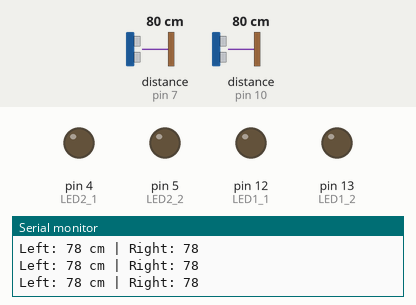
This sketch was run on a simulated Arduino Uno, built with avr-gcc and run on an emulated ATmega328P. Shown: output pins drawn as LEDs (lit = HIGH), the last lines printed to the serial monitor. Wiring (inferred from the names in the program): 2 × ultrasonic range finder: trigger pin 8, echo pin 7 / trigger pin 9, echo pin 10. The inputs (shaded band) are chosen by the test bench; at power-on: distance to the obstacle (sensors on pin 7, pin 10) 80 cm. The echo pulse lasts 58.3 µs per cm; pins used as bus, display or sensor lines are not drawn.

Above: at 1.2 s.
1.3 s: distance to the obstacle (sensor on pin 7) set to 34 cm
2.8 s: distance to the obstacle (sensor on pin 7) set to 30 cm
At 3.5 s:
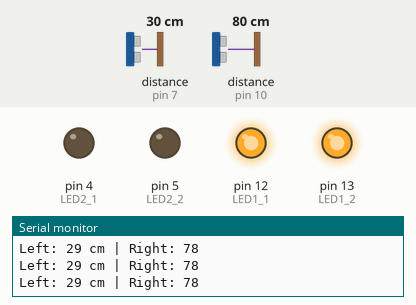
4.4 s: distance to the obstacle (sensor on pin 10) set to 35 cm
5.9 s: distance to the obstacle (sensor on pin 10) set to 29 cm
At 7.0 s:
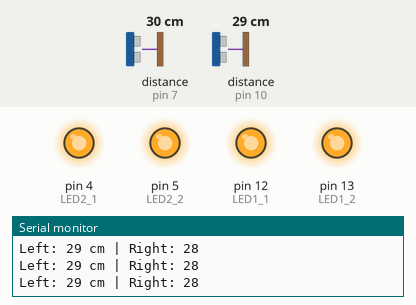
7.5 s: distance to the obstacle (sensor on pin 7) set to 35 cm
At 8.4 s:
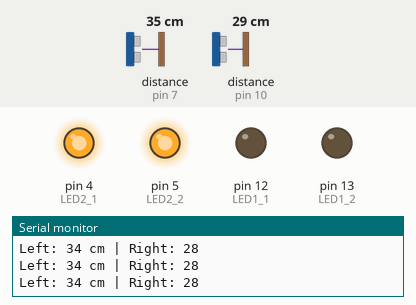
9.1 s: distance to the obstacle (sensor on pin 7) set to 2 cm
At 9.5 s:
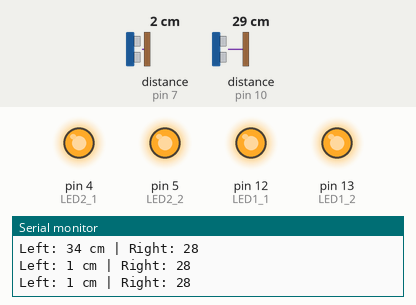
Timing chart, 0 to 11.6 s (numbered marks = the images above; inputs shaded):
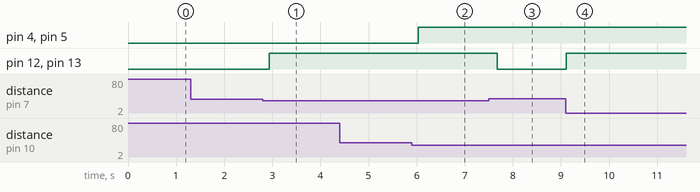

The sketch:

accident_prevention.ino
```cpp
// Sensor 1 (Left Side)
#define TRIG1 8
#define ECHO1 7
#define LED1_1 12
#define LED1_2 13

// Sensor 2 (Right Side)
#define TRIG2 9
#define ECHO2 10
#define LED2_1 4
#define LED2_2 5

// Obstacle distance threshold (in cm)
#define THRESHOLD 30

void setup() {
  Serial.begin(9600);
  pinMode(TRIG1, OUTPUT); pinMode(ECHO1, INPUT);
  pinMode(LED1_1, OUTPUT); pinMode(LED1_2, OUTPUT);
  pinMode(TRIG2, OUTPUT); pinMode(ECHO2, INPUT);
  pinMode(LED2_1, OUTPUT); pinMode(LED2_2, OUTPUT);
}

long readDistanceCM(int trigPin, int echoPin) {
  digitalWrite(trigPin, LOW); delayMicroseconds(2);
  digitalWrite(trigPin, HIGH); delayMicroseconds(10);
  digitalWrite(trigPin, LOW);
  long duration = pulseIn(echoPin, HIGH);
  return duration * 0.034 / 2;
}

void loop() {
  long distance1 = readDistanceCM(TRIG1, ECHO1);
  long distance2 = readDistanceCM(TRIG2, ECHO2);
  Serial.print("Left: "); Serial.print(distance1);
  Serial.print(" cm | Right: "); Serial.println(distance2);

  if (distance1 > 0 && distance1 <= THRESHOLD) { digitalWrite(LED1_1, HIGH); digitalWrite(LED1_2, HIGH); }
  else { digitalWrite(LED1_1, LOW); digitalWrite(LED1_2, LOW); }

  if (distance2 > 0 && distance2 <= THRESHOLD) { digitalWrite(LED2_1, HIGH); digitalWrite(LED2_2, HIGH); }
  else { digitalWrite(LED2_1, LOW); digitalWrite(LED2_2, LOW); }

  delay(200);
}
```

Measured:
- the behaviour switches between 32 and 31 cm on distance to the obstacle (sensor on pin 7) (found by bisection; images 0 and 1)
- the behaviour switches between 32 and 31 cm on distance to the obstacle (sensor on pin 10) (found by bisection; images 1 and 2)
- after the input at 2.8 s, pin 12 (LED1_1), pin 13 (LED1_2): LOW → HIGH after 0.14 s
- after the input at 5.9 s, pin 4 (LED2_1), pin 5 (LED2_2): LOW → HIGH after 0.14 s
- after the input at 7.5 s, pin 12 (LED1_1), pin 13 (LED1_2): HIGH → LOW after 0.18 s
- after the input at 9.1 s, pin 12 (LED1_1), pin 13 (LED1_2): LOW → HIGH at once
